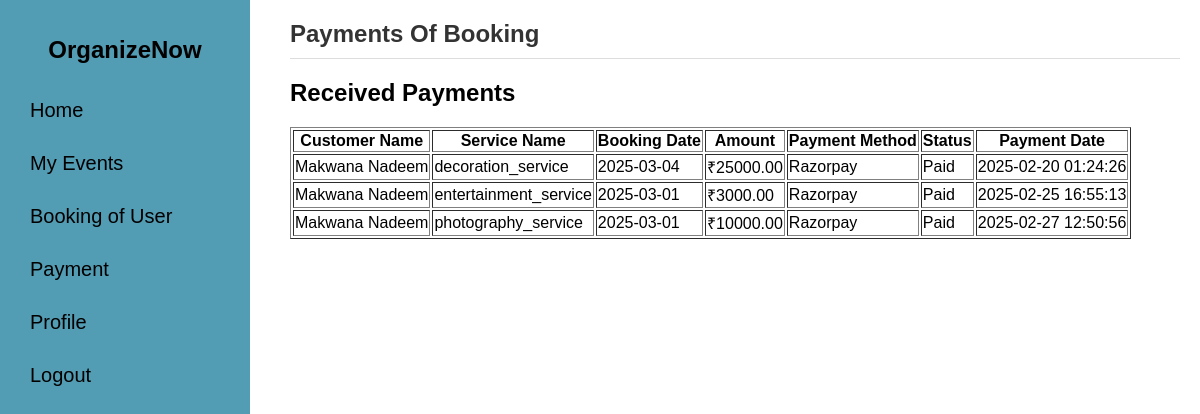
Before: /Merchant/payment.php (signed in) with the older database file.
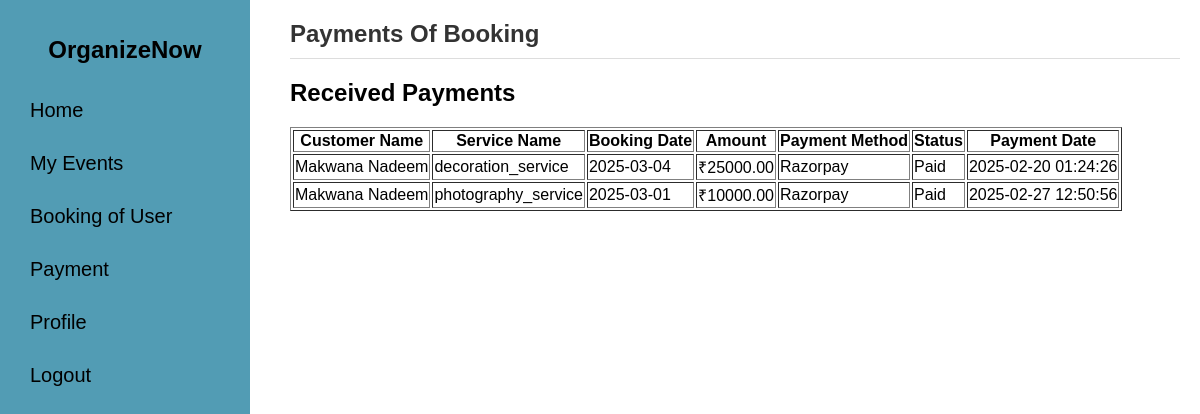
After: the same page with the newer database file.
### tables this page shows
CREATE TABLE `payments` (
  `id` int(11) NOT NULL,
  `user_id` int(11) NOT NULL,
  `booking_id` int(11) NOT NULL,
  `merchant_id` int(11) NOT NULL,
  `payment_id` varchar(255) NOT NULL,
  `order_id` varchar(255) NOT NULL,
  `amount_paid` decimal(10,2) NOT NULL,
  `payment_status` enum('Pending','Paid') NOT NULL DEFAULT 'Pending',
  `created_at` timestamp NOT NULL DEFAULT current_timestamp(),
  `payment_gateway` varchar(50) NOT NULL DEFAULT 'Razorpay'
);

CREATE TABLE `user` (
  `user_id` int(11) NOT NULL,
  `name` varchar(100) NOT NULL,
  `email` varchar(100) NOT NULL,
  `mobile` varchar(15) NOT NULL,
  `password` varchar(200) NOT NULL,
  `reset_token` varchar(255) DEFAULT NULL,
  `created_at` date NOT NULL DEFAULT current_timestamp()
);

CREATE TABLE `booking2` (
  `id` int(11) NOT NULL,
  `service_id` int(11) NOT NULL,
  `service_name` varchar(200) NOT NULL,
  `service_type` text NOT NULL,
  `booking_date` date NOT NULL,
  `customer_name` varchar(200) NOT NULL,
  `customer_email` varchar(200) NOT NULL,
  `customer_mobile` varchar(200) NOT NULL,
  `guest_count` int(200) NOT NULL,
  `num_days` int(50) NOT NULL,
  `total_price` decimal(10,2) NOT NULL,
  `status` enum('Pending','Accepted','Rejected') DEFAULT 'Pending',
  `payment_status` enum('Pending','Paid') DEFAULT 'Pending',
  `created_at` timestamp NOT NULL DEFAULT current_timestamp(),
  `user_id` int(11) NOT NULL,
  `merchant_id` int(11) NOT NULL,
  `event_image` varchar(255) NOT NULL
);

### Merchant/payment.php (the view, shortened to what this page needs)
<?php
include "sidebarmerchant.php";
?>
<div class="header">
    <h1>
        Payments Of Booking
    </h1>
    <hr>
</div>
<?php
include 'connection.php';
$merchant_id = $_SESSION['merchant_id'];
$sql = "SELECT payments.*, booking2.service_type, booking2.booking_date, user.name AS user_name
        FROM payments
        JOIN booking2 ON payments.booking_id = booking2.id
        JOIN user ON payments.user_id = user.user_id
        WHERE payments.merchant_id = ?";
$stmt = $conn->prepare($sql);
$stmt->bind_param("i", $merchant_id);
$stmt->execute();
$result = $stmt->get_result();
?>
<!DOCTYPE html>
<html lang="en">
<head>
</head>
<body>
    <h2>Received Payments</h2>
    <table border="1">
        <tr>
            <th>Customer Name</th>
            <th>Service Name</th>
            <th>Booking Date</th>
            <th>Amount</th>
            <th>Payment Method</th>
            <th>Status</th>
            <th>Payment Date</th>
        </tr>
        <?php while ($row = $result->fetch_assoc()) { ?>
            <tr>
                <td><?php echo $row['user_name']; ?></td>
                <td><?php echo $row['service_type']; ?></td>
                <td><?php echo $row['booking_date']; ?></td>
                <td>₹<?php echo $row['amount_paid']; ?></td>
                <td><?php echo $row['payment_gateway']; ?></td>
                <td><?php echo ucfirst($row['payment_status']); ?></td>
                <td><?php echo $row['created_at']; ?></td>
            </tr>
        <?php } ?>
    </table>
</body>
</html>

Changed rows visible on the page:
removed payments: user.name "Makwana Nadeem", booking.service_type "entertainment_service", booking.booking_date "2025-03-01", amount_paid "3000.00", payment_gateway "Razorpay", payment_status "Paid", created_at "2025-02-25 16:55:13"
